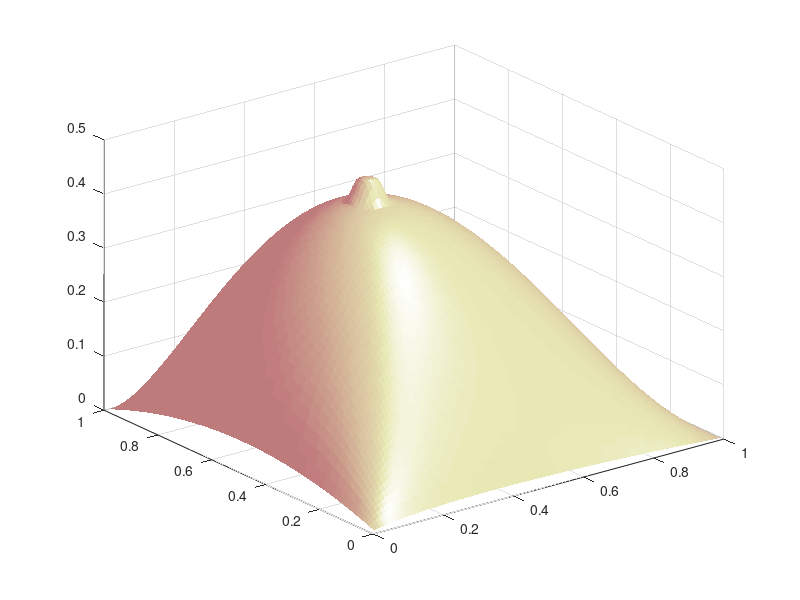

Here is the MATLAB script that generated this plot:
[X, Y] = meshgrid(0.01:0.01:1, 0.01:0.01:1);
Z = 11*X.*log10(X).*Y.*(Y-1)+exp(-((25 ...
            *X - 25/exp(1)).^2+(25*Y-25/2).^2).^3)./25;
surfl(X, Y, Z);
shading flat
colormap(pink)
view()